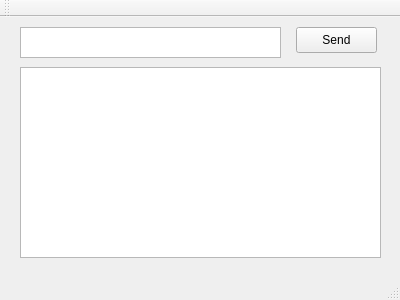
<?xml version="1.0" encoding="UTF-8"?>
<ui version="4.0">
 <class>MainWindow</class>
 <widget class="QMainWindow" name="MainWindow">
  <property name="geometry">
   <rect>
    <x>0</x>
    <y>0</y>
    <width>400</width>
    <height>300</height>
   </rect>
  </property>
  <property name="windowTitle">
   <string>MainWindow</string>
  </property>
  <widget class="QWidget" name="centralWidget">
   <widget class="QTextEdit" name="txtmsg">
    <property name="geometry">
     <rect>
      <x>20</x>
      <y>10</y>
      <width>261</width>
      <height>31</height>
     </rect>
    </property>
   </widget>
   <widget class="QPlainTextEdit" name="txtchat">
    <property name="geometry">
     <rect>
      <x>20</x>
      <y>50</y>
      <width>361</width>
      <height>191</height>
     </rect>
    </property>
   </widget>
   <widget class="QPushButton" name="btnSend">
    <property name="geometry">
     <rect>
      <x>296</x>
      <y>10</y>
      <width>81</width>
      <height>26</height>
     </rect>
    </property>
    <property name="text">
     <string>Send</string>
    </property>
   </widget>
  </widget>
  <widget class="QMenuBar" name="menuBar">
   <property name="geometry">
    <rect>
     <x>0</x>
     <y>0</y>
     <width>400</width>
     <height>25</height>
    </rect>
   </property>
  </widget>
  <widget class="QToolBar" name="mainToolBar">
   <attribute name="toolBarArea">
    <enum>TopToolBarArea</enum>
   </attribute>
   <attribute name="toolBarBreak">
    <bool>false</bool>
   </attribute>
  </widget>
  <widget class="QStatusBar" name="statusBar"/>
 </widget>
 <layoutdefault spacing="6" margin="11"/>
 <resources/>
 <connections/>
</ui>
